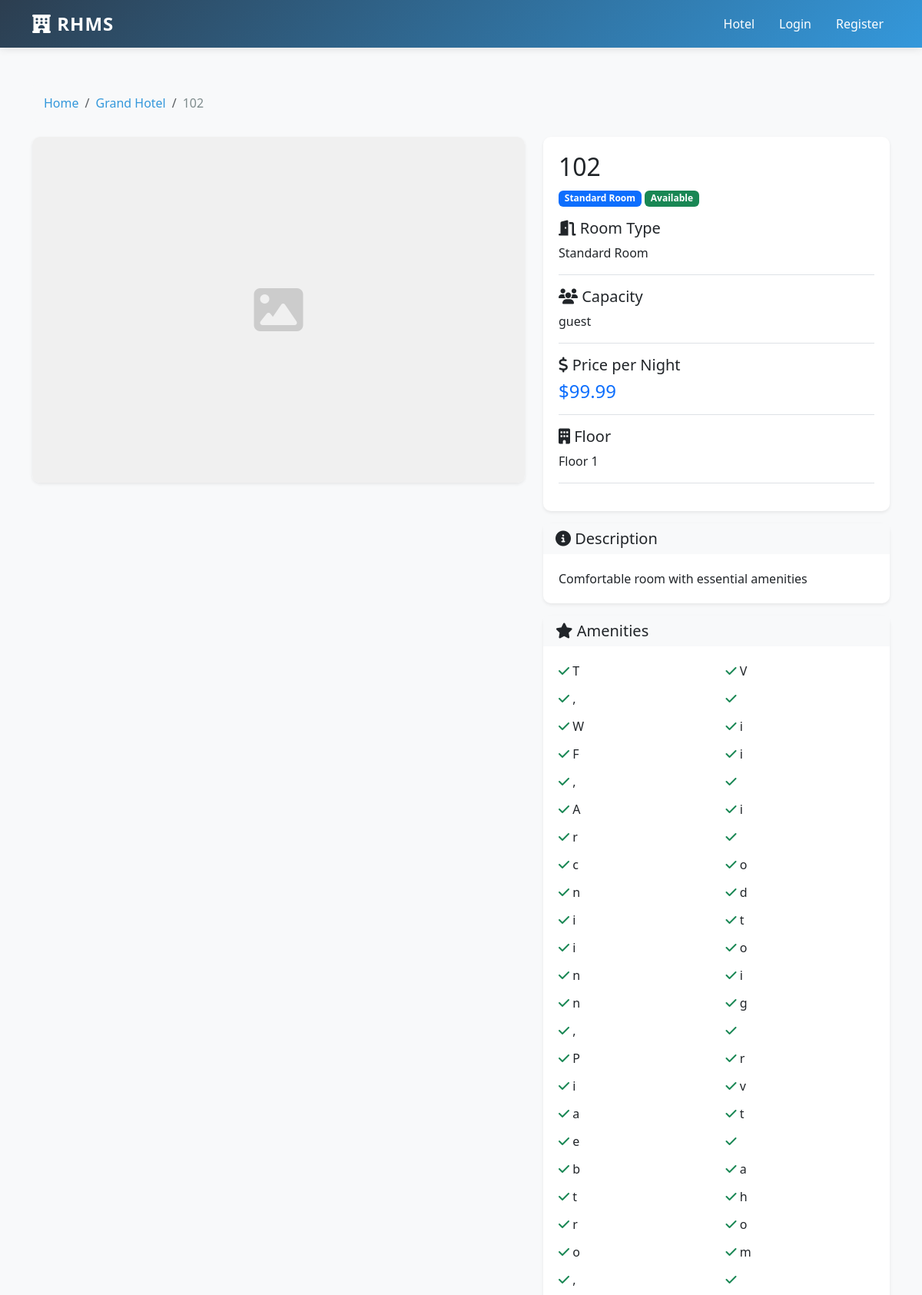
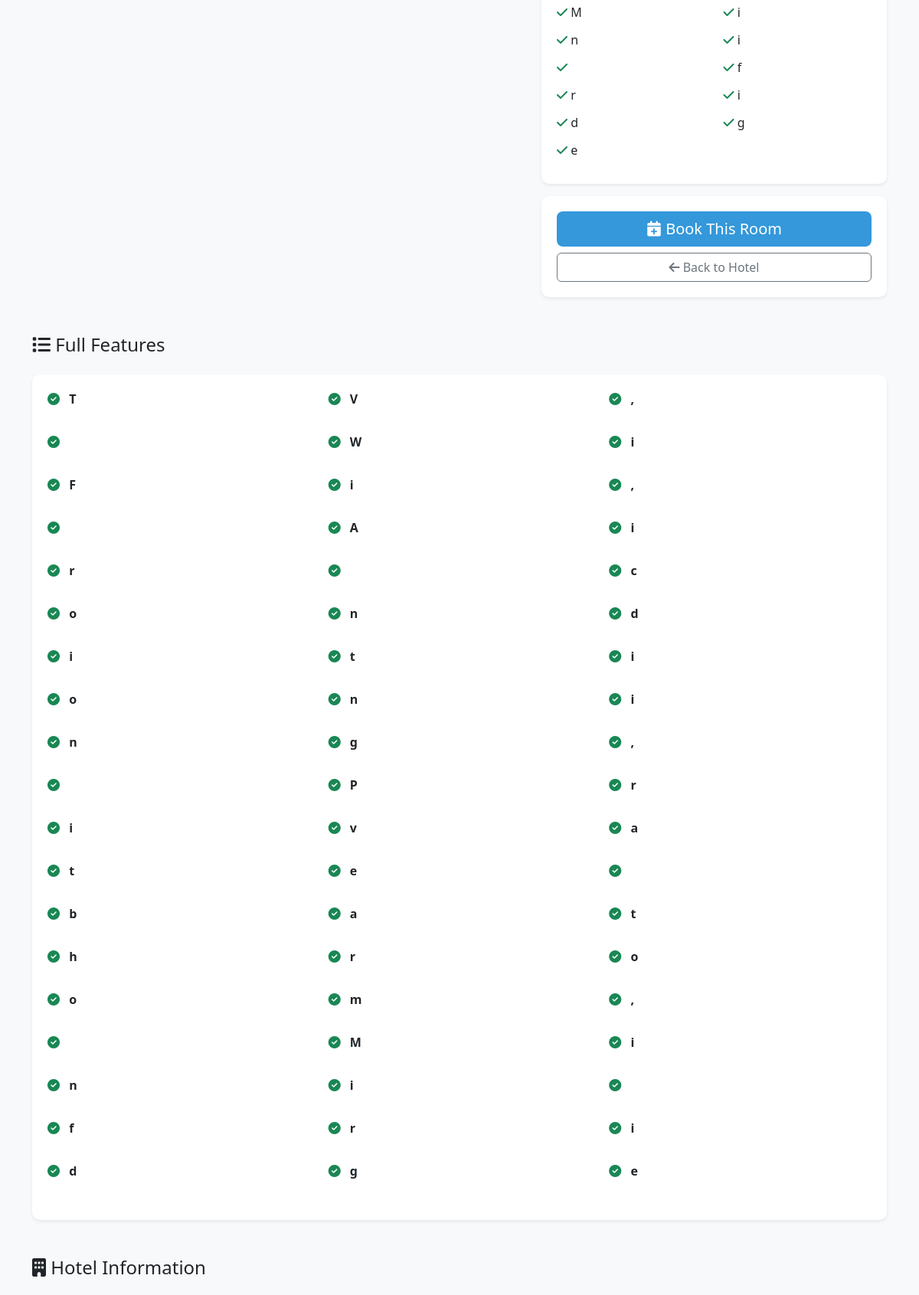
Page /room/2/ (upper part) on the committed database (2 pictures, top to bottom).
### hotel/models.py (models this page shows, shortened)
class Hotel(models.Model):
    STATUS_CHOICES = [
        ('active', 'Active'),
        ('inactive', 'Inactive'),
        ('maintenance', 'Under Maintenance'),
    ]
    name = models.CharField(max_length=200, unique=True)
    slug = models.SlugField(unique=True)
    description = models.TextField()
    email = models.EmailField()
    phone = models.CharField(max_length=20)
    address = models.CharField(max_length=255)
    city = models.CharField(max_length=100)
    state = models.CharField(max_length=100)
    country = models.CharField(max_length=100)
    postal_code = models.CharField(max_length=20)
    latitude = models.FloatField(null=True, blank=True)
    longitude = models.FloatField(null=True, blank=True)
    image = models.ImageField(upload_to='hotels/')
    banner = models.ImageField(upload_to='hotels/banners/')
    rating = models.FloatField(
        default=0,
        validators=[MinValueValidator(0), MaxValueValidator(5)]
    )
    total_reviews = models.IntegerField(default=0)
    check_in_time = models.TimeField(default='14:00')
    check_out_time = models.TimeField(default='11:00')
    status = models.CharField(max_length=20, choices=STATUS_CHOICES, default='active')
    is_featured = models.BooleanField(default=False)
    meta_description = models.CharField(max_length=160, blank=True, help_text="SEO meta description (max 160 chars)")
    meta_keywords = models.CharField(max_length=200, blank=True, help_text="Comma-separated keywords")
    created_at = models.DateTimeField(auto_now_add=True)
    updated_at = models.DateTimeField(auto_now=True)
    class Meta:
        ordering = ['-created_at']
        indexes = [
            models.Index(fields=['slug']),
            models.Index(fields=['status']),
        ]

class Room(models.Model):
    STATUS_CHOICES = [
        ('available', 'Available'),
        ('occupied', 'Occupied'),
        ('maintenance', 'Under Maintenance'),
        ('unavailable', 'Unavailable'),
    ]
    hotel = models.ForeignKey(Hotel, on_delete=models.CASCADE, related_name='rooms')
    room_type = models.ForeignKey(RoomType, on_delete=models.SET_NULL, null=True, related_name='rooms')
    room_number = models.CharField(max_length=20)
    floor = models.IntegerField()
    price_per_night = models.DecimalField(max_digits=10, decimal_places=2)
    discount_price = models.DecimalField(
        max_digits=10,
        decimal_places=2,
        null=True,
        blank=True,
        help_text="Price after discount"
    )
    status = models.CharField(max_length=20, choices=STATUS_CHOICES, default='available')
    is_active = models.BooleanField(default=True)
    created_at = models.DateTimeField(auto_now_add=True)
    updated_at = models.DateTimeField(auto_now=True)
    class Meta:
        unique_together = ['hotel', 'room_number']
        ordering = ['floor', 'room_number']
        indexes = [
            models.Index(fields=['status']),
            models.Index(fields=['hotel', 'status']),
        ]
    def get_price(self):
        return self.discount_price if self.discount_price else self.price_per_night

class RoomType(models.Model):
    hotel = models.ForeignKey(Hotel, on_delete=models.CASCADE, related_name='room_types')
    name = models.CharField(max_length=100)  # Single, Double, Suite, etc.
    slug = models.SlugField(blank=True, help_text="Auto-generated from name")
    description = models.TextField()
    max_guests = models.IntegerField(default=1, validators=[MinValueValidator(1)])
    beds = models.CharField(max_length=100)  # Single bed, Double bed, etc.
    amenities = models.TextField(help_text="Comma-separated list of amenities")
    image = models.ImageField(upload_to='room_types/')
    image_alt_text = models.CharField(max_length=200, blank=True, help_text="Alt text for SEO")
    class Meta:
        unique_together = ['hotel', 'name']

### hotel/views.py (the view)
# urls.py: path('room/<int:pk>/', views.RoomDetailView.as_view(), name='room_detail'),
class RoomDetailView(SEOContextMixin, DetailView):
    model = Room
    template_name = 'hotel/room_detail.html'
    context_object_name = 'room'
    def get_context_data(self, **kwargs):
        context = super().get_context_data(**kwargs)
        room = self.get_object()
        self.seo_data = self.get_seo_context(
            title=f"Room {room.room_number} - {room.hotel.name} | Book Now",
            description=f"{room.room_type.name} with {room.room_type.max_guests} guests. ${room.get_price()}/night at {room.hotel.name}",
            keywords=f"{room.room_type.name}, {room.hotel.name}, hotel room, booking",
            image_url=room.room_type.image.url if room.room_type.image else ""
        )
        context.update(self.seo_data)
        context['images'] = room.images.all()
        context['hotel'] = room.hotel
        context['room_type'] = room.room_type
        check_in = self.request.GET.get('check_in')
        check_out = self.request.GET.get('check_out')
        if check_in and check_out:
            context['available'] = room.is_available(check_in, check_out)
        return context

### hotel/views.py (called while the page is built)
    def get_seo_context(self, title, description, keywords="", image_url=""):
        return {
            'page_title': title,
            'meta_description': description,
            'meta_keywords': keywords,
            'meta_image': image_url,
            'canonical_url': self.request.build_absolute_uri(),
        }

    def get_context_data(self, **kwargs):
        context = super().get_context_data(**kwargs)
        if hasattr(self, 'seo_data'):
            context.update(self.seo_data)
        return context

### templates/hotel/room_detail.html (shortened to what this page needs)
{% extends 'base.html' %}
{% load static %}
{% block content %}
<div class="container mt-5 mb-5">
    <nav aria-label="breadcrumb">
        <ol class="breadcrumb">
            <li class="breadcrumb-item"><a href="{% url 'hotel:home' %}">Home</a></li>
            <li class="breadcrumb-item"><a href="{% url 'hotel:home' %}">{{ hotel.name }}</a></li>
            <li class="breadcrumb-item active" aria-current="page">{{ room.room_number }}</li>
        </ol>
    </nav>
    <div class="row">
        <div class="col-md-7 mb-4">
            <div class="card shadow-sm" style="border: none; border-radius: 10px;">
                {% if images %}
                    <div id="mainImageContainer" style="height: 450px; overflow: hidden; border-radius: 10px;">
                        <img id="mainImage" src="{{ images.0.image.url }}" alt="{{ room.room_number }}"
                             style="width: 100%; height: 100%; object-fit: cover;">
                    </div>
                    {% if images.count > 1 %}
                    <div class="mt-3 d-flex gap-2" style="overflow-x: auto; padding: 0 10px;">
                        {% for image in images %}
                        <img src="{{ image.image.url }}" alt="Room image"
                             class="room-thumbnail"
                             style="width: 80px; height: 80px; object-fit: cover; border-radius: 5px; cursor: pointer; border: 2px solid #ddd; transition: all 0.3s;"
                             onclick="changeMainImage('{{ image.image.url }}')">
                        {% endfor %}
                    </div>
                    {% endif %}
                {% else %}
                    <div style="height: 450px; background: #f0f0f0; display: flex; align-items: center; justify-content: center; border-radius: 10px;">
                        <i class="fas fa-image" style="font-size: 4rem; color: #ccc;"></i>
                    </div>
                {% endif %}
            </div>
        </div>
        <div class="col-md-5">
            <div class="card shadow-sm mb-3" style="border: none;">
                <div class="card-body">
                    <h2 class="mb-2">{{ room.room_number }}</h2>
                    <p class="text-muted mb-3">
                        <span class="badge bg-primary">{{ room_type.name }}</span>
                        {% if room.status == 'available' %}
                            <span class="badge bg-success">Available</span>
                        {% else %}
                            <span class="badge bg-danger">Not Available</span>
                        {% endif %}
                    </p>
                    <div class="mb-3 pb-3 border-bottom">
                        <h5 class="mb-2"><i class="fas fa-door-open"></i> Room Type</h5>
                        <p class="mb-0">{{ room_type.name }}</p>
                    </div>
                    <div class="mb-3 pb-3 border-bottom">
                        <h5 class="mb-2"><i class="fas fa-users"></i> Capacity</h5>
                        <p class="mb-0">{{ room.capacity }} guest{{ room.capacity|pluralize }}</p>
                    </div>
                    <div class="mb-3 pb-3 border-bottom">
                        <h5 class="mb-2"><i class="fas fa-dollar-sign"></i> Price per Night</h5>
                        <h4 class="text-primary mb-0">${{ room.price_per_night|floatformat:2 }}</h4>
                    </div>
                    <div class="mb-3 pb-3 border-bottom">
                        <h5 class="mb-2"><i class="fas fa-building"></i> Floor</h5>
                        <p class="mb-0">Floor {{ room.floor }}</p>
                    </div>
                </div>
            </div>
            {% if room_type.description %}
            <div class="card shadow-sm mb-3" style="border: none;">
                <div class="card-header bg-light border-0">
                    <h5 class="mb-0"><i class="fas fa-info-circle"></i> Description</h5>
                </div>
                <div class="card-body">
                    {{ room_type.description }}
                </div>
            </div>
            {% endif %}
            {% if room_type.amenities %}
            <div class="card shadow-sm mb-3" style="border: none;">
                <div class="card-header bg-light border-0">
                    <h5 class="mb-0"><i class="fas fa-star"></i> Amenities</h5>
                </div>
                <div class="card-body">
                    <div class="row">
                        {% for amenity in room_type.amenities %}
                        <div class="col-md-6 mb-2">
                            <p class="mb-1">
                                <i class="fas fa-check text-success"></i>
                                <span>{{ amenity }}</span>
                            </p>
                        </div>
                        {% endfor %}
                    </div>
                </div>
            </div>
            {% endif %}
            <div class="card shadow-sm" style="border: none;">
                <div class="card-body">
                    {% if available or not check_in and not check_out %}
                        <a href="{% url 'booking:create_booking' room.id %}{% if check_in %}?check_in={{ check_in }}&check_out={{ check_out }}{% endif %}"
                           class="btn btn-primary w-100 mb-2 btn-lg">
                            <i class="fas fa-calendar-plus"></i> Book This Room
                        </a>
                    {% else %}
                        <button class="btn btn-secondary w-100 mb-2 btn-lg" disabled>
                            <i class="fas fa-ban"></i> Not Available
                        </button>
                    {% endif %}
                    <a href="{% url 'hotel:home' %}" class="btn btn-outline-secondary w-100">
                        <i class="fas fa-arrow-left"></i> Back to Hotel
                    </a>
                </div>
            </div>
        </div>
    </div>
    {% if room_type.amenities %}
    <div class="row mt-5">
        <div class="col-md-12">
            <h4 class="mb-4"><i class="fas fa-list"></i> Full Features</h4>
        </div>
        <div class="col-md-12">
            <div class="card shadow-sm" style="border: none;">
                <div class="card-body">
                    <div class="row">
                        {% for amenity in room_type.amenities %}
                        <div class="col-md-4 mb-3">
                            <p>
                                <i class="fas fa-check-circle text-success me-2"></i>
                                <strong>{{ amenity }}</strong>
                            </p>
                        </div>
                        {% endfor %}
                    </div>
                </div>
            </div>
        </div>
    </div>
    {% endif %}
    <div class="row mt-5">
        <div class="col-md-12">
            <h4 class="mb-4"><i class="fas fa-building"></i> Hotel Information</h4>
        </div>
    </div>
</div>
{% endblock %}

### templates/base.html (style rules this page uses)
:root { --primary-color: #2c3e50; --secondary-color: #3498db; --success-color: #27ae60; --danger-color: #e74c3c; --warning-color: #f39c12; --light-bg: #ecf0f1; }
body { font-family: 'Segoe UI', Tahoma, Geneva, Verdana, sans-serif; background-color: #f8f9fa; }
.card-body { padding: 20px; }
.btn-primary { background-color: var(--secondary-color); border: none; transition: all 0.3s ease; }
.breadcrumb { background-color: transparent; padding: 0; margin-bottom: 20px; }
.breadcrumb-item a { color: var(--secondary-color); text-decoration: none; }
.breadcrumb-item.active { color: #7f8c8d; }

### templates/hotel/room_detail.html (style rules this page uses)
.card { border-radius: 10px; border: none; }
.breadcrumb { background-color: #f8f9fa; border-radius: 5px; padding: 12px 15px; }

### rows in the picture
Hotel: name "Grand Hotel"
Room: room_number "102", price_per_night "99.99", floor "1"
RoomType: name "Standard Room", description "Comfortable room with essential amenities"

### other values in the picture
{{ amenity }} "T" "V" "," "W" "i" "F" "i" "," "A" "i" "r" "c" "o" "n" "d" "i" "t" "i" "o" "n" "i" "n" "g" "," "P" "r" "i" "v" "a" "t" "e" "b" "a" "t" "h" "r" "o" "o" "m" "," "M" "i" "n" "i" "f" "r" "i" "d" "g" "e"
